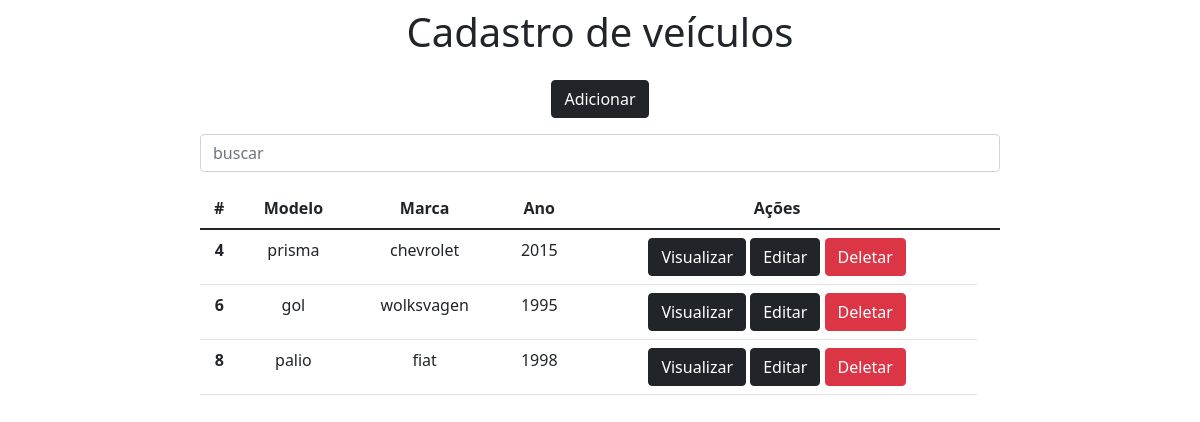
Before: / with the older database file.
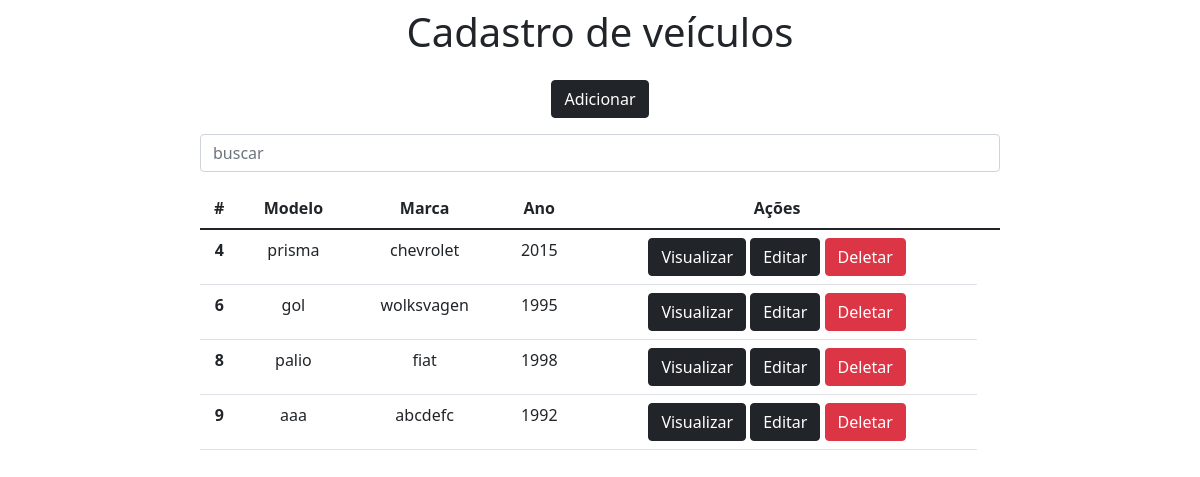
After: the same page with the newer database file.
### app/models.py (models this page shows)
class Carros(models.Model):
    modelo = models.CharField(max_length=150)
    marca = models.CharField(max_length=100)
    ano = models.IntegerField()

### app/views.py (the view)
# urls.py: 2. Add a URL to urlpatterns:  path('', views.home, name='home')
def home(request):
    data = {}
    search = request.GET.get('search')
    if search:
        data['db'] = Carros.objects.filter(modelo__icontains=search)
    else:
        data['db'] = Carros.objects.all()
    return render(request, 'index.html', data)

### app/templates/index.html (shortened to what this page needs)
<!DOCTYPE html>
<html lang="pt-br">
<head>
    <link rel="stylesheet" href="https://cdn.jsdelivr.net/npm/bootstrap@5.1.3/dist/css/bootstrap.min.css">
</head>
<body>
<div class="col-8 m-auto pt-2 pb-2 text-center">
    <h1>Cadastro de veículos</h1>
</div>
<div class="col-8 m-auto pt-2 pb-2 text-center">
    <a href="/form" class="btn btn-dark">Adicionar</a>
</div>
<div class="col-8 m-auto pt-2 pb-2 text-center">
    <form method="get">
        <input type="text" id="search" name="search" class="form-control" placeholder="buscar">
    </form>
</div>
<div class="col-8 m-auto pt-2 pb-2 text-center">
    <table class="table">
  <thead class="thead-dark">
    <tr>
      <th scope="col">#</th>
      <th scope="col">Modelo</th>
      <th scope="col">Marca</th>
      <th scope="col">Ano</th>
      <th scope="col">Ações</th>
        <th scope="col"></th>
    </tr>
  </thead>
        <tbody>
        {% for dbs in db %}
    <tr>
      <th>{{dbs.id}}</th>
      <td>{{dbs.modelo}}</td>
      <td>{{dbs.marca}}</td>
      <td>{{dbs.ano}}</td>
      <td>
          <a href="/view/{{dbs.id}}/" class="btn btn-dark">Visualizar</a>
          <a href="/edit/{{dbs.id}}/" class="btn btn-dark">Editar</a>
          <a href="/delete/{{dbs.id}}" class="btn btn-danger btnDel">Deletar</a>
      </td>
    </tr>
        {% endfor %}
  </tbody>
</table>
</div>
{% load static %}
</body>
</html>

Changed rows visible on the page:
added Carros: id "9", modelo "aaa", marca "abcdefc", ano "1992"
